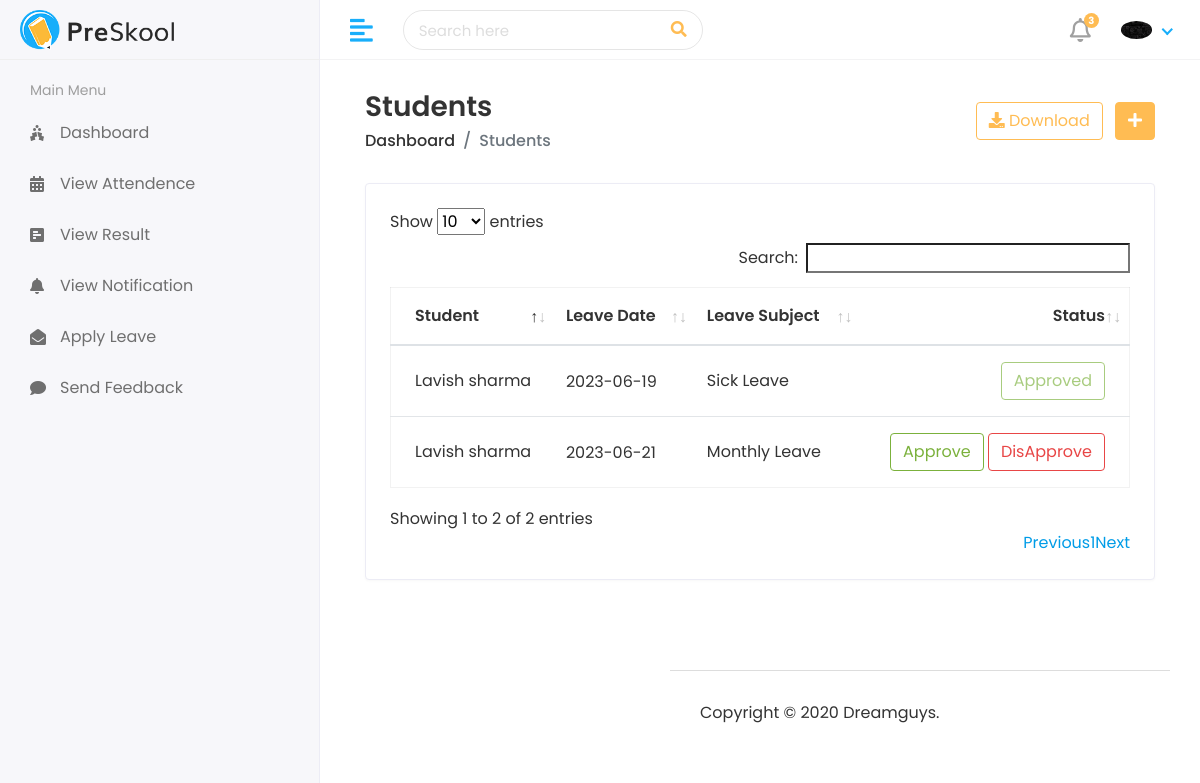
The app's page /Hod/Student/Leave/View (signed in) with its own data.
### StudentApp/models.py (models this page shows, shortened)
class CustomUser(AbstractUser):
    user_type = models.CharField(choices=UserTypes , max_length=20 , default='Student' , null=True)
    username = models.CharField(max_length=44,null=True,unique=True)
    profile = models.ImageField(upload_to='media/profile_pic' , null=True , default='static/assets/img/profiles/avatar-01.jpg')

class StudentLeave(models.Model):
    student_id = models.ForeignKey(Student , on_delete=models.CASCADE)
    leavedate = models.DateField()
    message = models.TextField()
    status = models.IntegerField(default=0)
    created_at = models.DateTimeField(auto_now_add=True)
    updated_at = models.DateTimeField(auto_now=True)

class Student(models.Model):
    admin = models.OneToOneField(CustomUser, on_delete=models.CASCADE)
    address = models.TextField()
    gender = models.CharField(max_length=100 ,  )
    course = models.ForeignKey(Course , on_delete=models.CASCADE)
    session = models.ForeignKey(Session , on_delete=models.CASCADE)
    joining_at = models.DateField()
    Updated_at = models.DateField(auto_now_add=True)
    datebirth = models.DateField( null= True , blank= True)
    standard = models.PositiveIntegerField(null = True)
    mobilenumber = models.IntegerField(null= True)
    studentimage = models.ImageField(upload_to='media/profile_pic' , null=True)

### StudentApp/HodViews.py (the view)
# urls.py: path('Hod/Student/Leave/View' , HodViews.StudentLeaveView , name='StudentLeaveView'),
@login_required(login_url= '/')
def StudentLeaveView(request):
    ApplyLeaveStaff = StudentLeave.objects.all()
    Context = {
        'Applyleave':ApplyLeaveStaff ,
    }
    return render(request , 'Hod/ViewStudentLeave.html' , Context)

### templates/Hod/ViewStudentLeave.html
{% extends 'base.html' %}
{% block content %}
<div class="content container-fluid">
    <div class="page-header">
       <div class="row align-items-center">
          <div class="col">
             <h3 class="page-title">Students</h3>
             <ul class="breadcrumb">
                <li class="breadcrumb-item"><a href="index.html">Dashboard</a></li>
                <li class="breadcrumb-item active">Students</li>
             </ul>
          </div>
          <div class="col-auto text-right float-right ml-auto">
             <a href="#" class="btn btn-outline-primary mr-2"><i class="fas fa-download"></i> Download</a>
             <a href="add-student.html" class="btn btn-primary"><i class="fas fa-plus"></i></a>
          </div>
       </div>
    </div>
    <div class="row">
       <div class="col-sm-12">
          <div class="card card-table">
             <div class="card-body">
                <div class="table-responsive">
                   <table  id="table_id" class="table table-hover table-center mb-0 ">
                      <thead>
                         <tr>
                            <th>Student</th>
                            <th>Leave Date</th>
                            <th>Leave Subject</th>
                            <th class="text-right">Status</th>
                         </tr>
                      </thead>
                      <tbody>
                        {% for i in Applyleave %}
                         <tr>
                            <td>{{i.student_id.admin.first_name}} {{i.student_id.admin.last_name}}</td>
                            <td>
                               <h2 class="table-avatar">
                                  <a href="student-details.html">{{i.leavedate | title}}</a>
                               </h2>
                            </td>
                            <td>{{i.message}}</td>
                            <td class="text-right">
                               <div class="actions">
                                  {% if i.status == 0 %}
                                  <a href="{% url 'StudentLeaveApproved' i.id   %}" class="btn btn-outline-success">Approve</a>
                                  <a href="{% url 'StudentLeaveDisApproved' i.id  %}" class="btn btn-outline-danger">DisApprove</a>
                                  {% elif i.status == 1 %}
                                  <button class="btn btn-outline-success" disabled> Approved </button>
                                  {% else %}
                                  <button class="btn btn-outline-danger" disabled> DisApprove </button>
                                  {%endif %}
                            </td>
                         </tr>
                        {% endfor %}
                      </tbody>
                   </table>
                </div>
             </div>
          </div>
       </div>
    </div>
 </div>
{% endblock %}

### templates/includes/header.html (shortened to what this page needs)
{% load static %}
<div class="header">
    <div class="header-left">
       <a href="index.html" class="logo">
       <img src="{% static 'assets/img/logo.png' %}" alt="Logo">
       </a>
    </div>
    <a href="javascript:void(0);" id="toggle_btn">
    <i class="fas fa-align-left"></i>
    </a>
    <div class="top-nav-search">
       <form>
          <input type="text" class="form-control" placeholder="Search here">
          <button class="btn" type="submit"><i class="fas fa-search"></i></button>
       </form>
    </div>
    <ul class="nav user-menu">
       <li class="nav-item dropdown noti-dropdown">
          <a href="#" class="dropdown-toggle nav-link" data-toggle="dropdown">
          <i class="far fa-bell"></i> <span class="badge badge-pill">3</span>
          </a>
       </li>
       <li class="nav-item dropdown has-arrow">
          <a href="#" class="dropdown-toggle nav-link" data-toggle="dropdown">
            {% if not user.profile.url is None and not user.profile.url is "" %}
            <span class="user-img"><img class="rounded-circle" src="{{user.profile.url}}" width="31" alt="Ryan Taylor"></span>
            {% else %}
            <span class="user-img"><img class="rounded-circle" src="{% static 'assets/img/profiles/avatar-01.jpg' %}" width="31" alt="Ryan Taylor"></span>
            {% endif %}
          </a>
       </li>
    </ul>
 </div>

### templates/base.html (style rules this page uses)
* { font-family: 'Poppins' , 'sans-serif'; }

### records on screen
CustomUser: profile (picture)
StudentLeave: student_id.admin.first_name "Lavish", student_id.admin.last_name "sharma", leavedate "2023-06-19", message "Sick Leave", status "Approved"
StudentLeave: student_id.admin.first_name "Lavish", student_id.admin.last_name "sharma", leavedate "2023-06-21", message "Monthly Leave", status "Approve"
